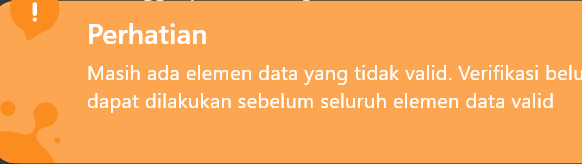
#> input picture assets/Notif_Elemen_data_tidak_lengkap.png, 582 x 164 px
$ python -i preprocessor.py   (imports and definitions only)
#> lines starting #> are read from the running program, lines starting #| are printed output that depends on the picture; after the words box and inside, x2 and y2 are one past the last pixel; in counts of white or black regions, pixels touching at a corner belong together
#> further down, picture is the input picture: shape (164, 582, 3); mean B, G, R 89.5, 168.9, 250.3
"""Pra-proses citra: beberapa konfigurasi fallback sebelum template/OCR."""

from __future__ import annotations

from typing import Any, Callable

try:
    import cv2
except ImportError:
    cv2 = None  # type: ignore[assignment]


def configs_default() -> list[str]:
    """Urutan fallback: hsv → clahe → invert → bilateral → sharpen."""
    return ["hsv_threshold", "clahe", "invert", "bilateral", "sharpen"]


def terapkan(citra: Any, nama: str) -> Any:
    """Terapkan satu pipeline. Jika OpenCV absen, kembalikan citra asli."""
    if cv2 is None or citra is None:
        return citra
    fn = _PIPELINE.get(nama)
    return fn(citra) if fn else citra


def _hsv_threshold(img):
    """Threshold saturasi HSV + dilate + buang noise kecil."""
    if len(img.shape) == 3:
        hsv = cv2.cvtColor(img, cv2.COLOR_BGR2HSV)
#> hsv: shape (164, 582, 3); mean H, S, V 14.7, 163.4, 250.3
        _h, s, _v = cv2.split(hsv)
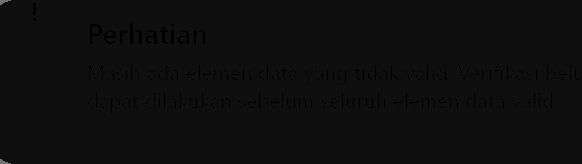
#> _h: shape (164, 582); min 0, max 114, mean 14.7
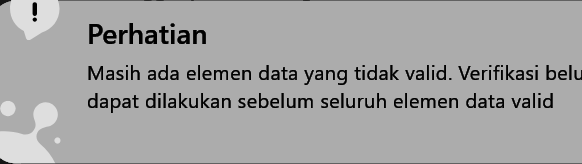
#> s: shape (164, 582); min 0, max 222, mean 163.4
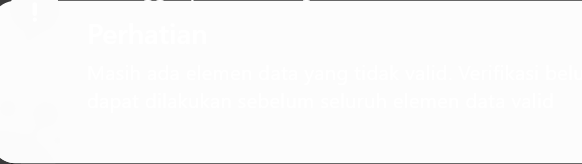
#> _v: shape (164, 582); min 33, max 255, mean 250.3
        _, mask = cv2.threshold(s, 40, 255, cv2.THRESH_BINARY)
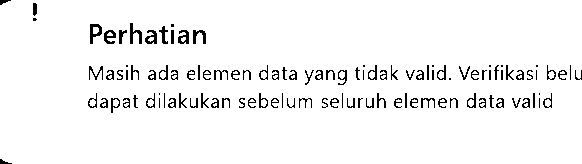
#> mask: shape (164, 582); 95.5% white; black in thin lines or dots
    else:
        _, mask = cv2.threshold(img, 0, 255, cv2.THRESH_BINARY + cv2.THRESH_OTSU)
    kernel = cv2.getStructuringElement(cv2.MORPH_RECT, (2, 2))
    mask = cv2.dilate(mask, kernel, iterations=1)
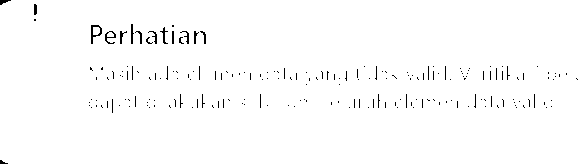
#> mask: shape (164, 582); 98.6% white; black in thin lines or dots
    return cv2.medianBlur(mask, 3)
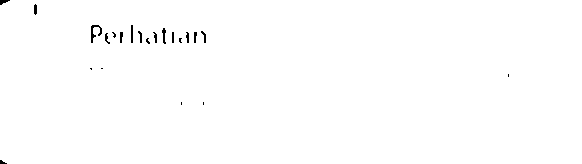
#> returned value: shape (164, 582); 99.5% white; black in thin lines or dots, all inside (x1, y1, x2, y2) = (0, 0, 509, 164)


def _clahe(img):
    gray = cv2.cvtColor(img, cv2.COLOR_BGR2GRAY) if len(img.shape) == 3 else img
    clahe = cv2.createCLAHE(clipLimit=2.0, tileGridSize=(8, 8))
    return clahe.apply(gray)


def _invert(img):
    gray = cv2.cvtColor(img, cv2.COLOR_BGR2GRAY) if len(img.shape) == 3 else img
    return cv2.bitwise_not(gray)


def _bilateral(img):
    return cv2.bilateralFilter(img, 9, 75, 75)


def _sharpen(img):
    gray = cv2.cvtColor(img, cv2.COLOR_BGR2GRAY) if len(img.shape) == 3 else img
    blur = cv2.GaussianBlur(gray, (0, 0), 3)
    return cv2.addWeighted(gray, 1.5, blur, -0.5, 0)


_PIPELINE: dict[str, Callable] = {
    "hsv_threshold": _hsv_threshold,
    "clahe": _clahe,
    "invert": _invert,
    "bilateral": _bilateral,
    "sharpen": _sharpen,
}

>>> import cv2
>>> picture = cv2.imread('../../assets/Notif_Elemen_data_tidak_lengkap.png')
>>> result = _hsv_threshold(picture)

$ run again, on assets/Notif_gagal.png
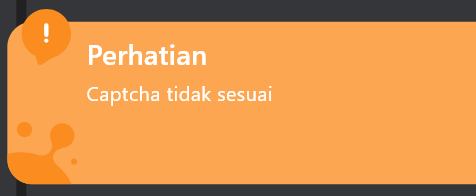
#> input picture assets/Notif_gagal.png, 476 x 196 px
#> picture is the input picture: shape (196, 476, 3); mean B, G, R 78.7, 146.1, 215.7
#> hsv: shape (196, 476, 3); mean H, S, V 31.7, 143.8, 216.5
#> in _hsv_threshold, `_, mask = cv2.threshold(s, 40, 255, cv2.THRESH_BINARY)`:
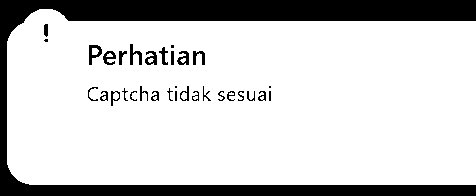
#> mask: shape (196, 476); 80.9% white; 33 black regions (4 under 20 px), largest, box (x1, y1, x2, y2) and area: (0, 0, 476, 196) 16284, (89, 45, 102, 65) 128, (130, 44, 142, 65) 118
#> in _hsv_threshold, `return cv2.medianBlur(mask, 3)`:
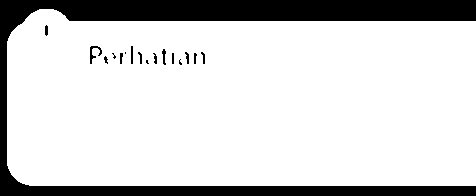
#> returned value: shape (196, 476); 82.6% white; 17 black regions (5 under 20 px), largest, box (x1, y1, x2, y2) and area: (0, 0, 476, 196) 15802, (90, 46, 102, 64) 78, (162, 49, 166, 65) 39
